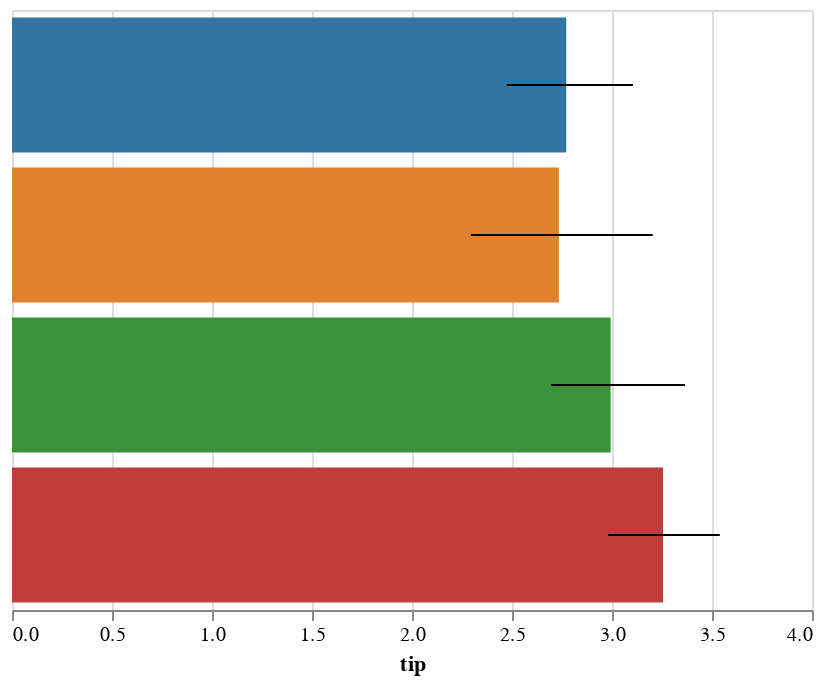

The notebook cell this image was saved under:
### Code cell
display(salt.barplot(x="tip", y="day", data=tips))
ax = sns.barplot(x="tip", y="day", data=tips)

### Figure 1 — Vega-Lite specification as saved in the notebook (floating-point values rounded to 4 significant figures)
{"$schema": "https://vega.github.io/schema/vega-lite/v2.4.1.json", "config": {"view": {"height": 300, "width": 400}}, "data": {"values": [{"c": "rgb(49.62499999999999, 115.62499999999996, 161.37500000000003)", "ci0": 2.473, "ci1": 3.105, "day": "Thur", "tip": 2.771}, {"c": "rgb(224.87499999999997, 128.875, 44.12500000000004)", "ci0": 2.295, "ci1": 3.203, "day": "Fri", "tip": 2.735}, {"c": "rgb(58.49999999999999, 145.50000000000003, 58.49999999999999)", "ci0": 2.696, "ci1": 3.366, "day": "Sat", "tip": 2.993}, {"c": "rgb(192.125, 60.87500000000001, 61.62499999999999)", "ci0": 2.981, "ci1": 3.539, "day": "Sun", "tip": 3.255}]}, "layer": [{"encoding": {"color": {"field": "c", "scale": null, "type": "nominal"}, "x": {"axis": {"title": "tip"}, "field": "tip", "type": "quantitative"}, "y": {"axis": {"title": "day"}, "field": "day", "sort": null, "type": "nominal"}}, "mark": "bar", "selection": {"selector003": {"bind": "scales", "encodings": ["x", "y"], "mark": {"fill": "#333", "fillOpacity": 0.125, "stroke": "white"}, "on": "[mousedown, window:mouseup] > window:mousemove!", "resolve": "global", "translate": "[mousedown, window:mouseup] > window:mousemove!", "type": "interval", "zoom": "wheel!"}}}, {"encoding": {"x": {"field": "ci0", "type": "quantitative"}, "x2": {"field": "ci1", "type": "quantitative"}, "y": {"axis": null, "field": "day", "sort": null, "type": "nominal"}}, "mark": "rule"}]}
